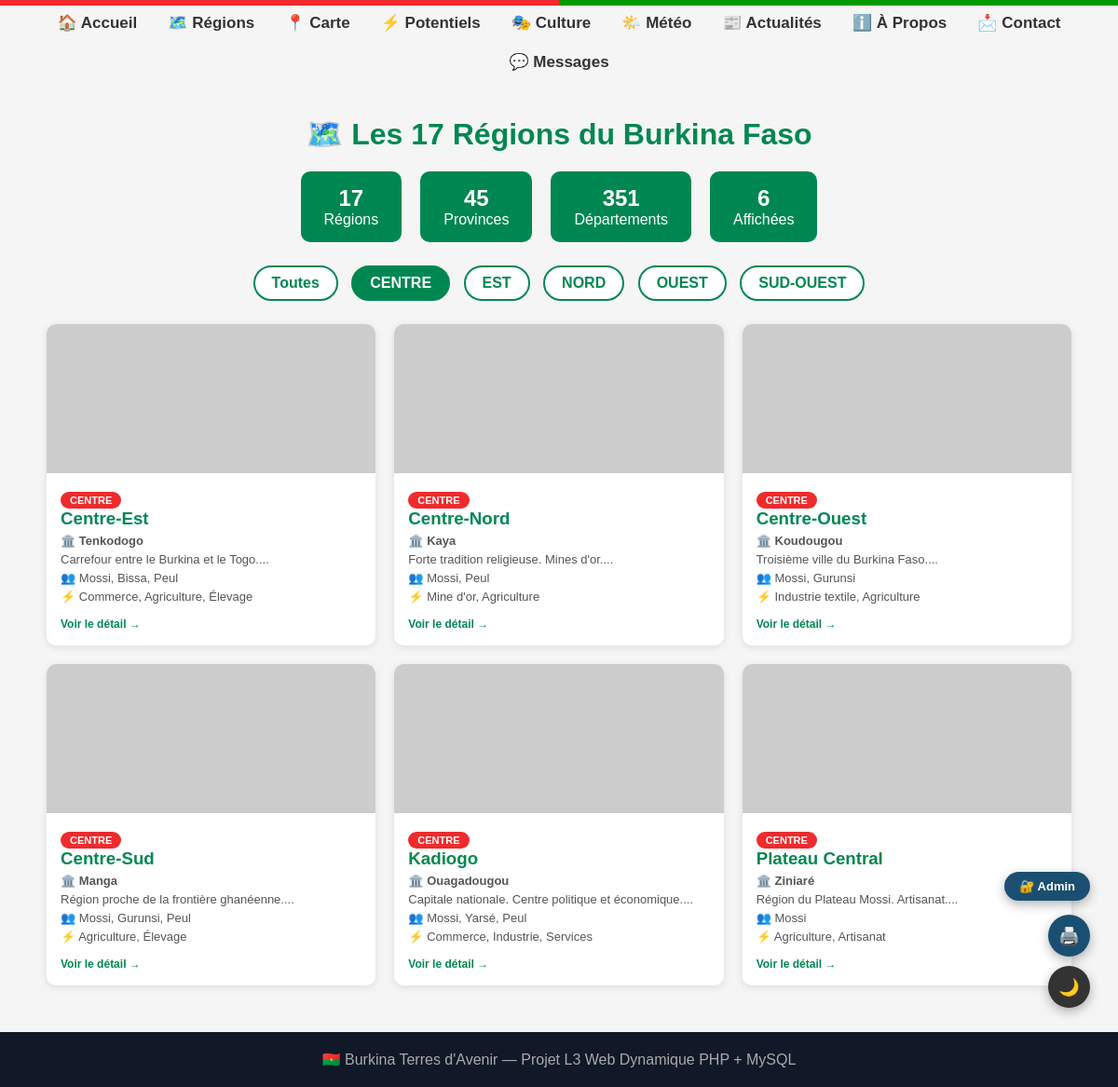
The app's page /regions.php?zone=centre with its own data.
### tables this page shows
CREATE TABLE IF NOT EXISTS regions (
  id INT AUTO_INCREMENT PRIMARY KEY,
  nom VARCHAR(100) NOT NULL,
  chef_lieu VARCHAR(100) NOT NULL,
  zone VARCHAR(50) NOT NULL,
  description TEXT,
  provinces INT DEFAULT 1,
  peuples VARCHAR(255),
  potentiels VARCHAR(255),
  image_url VARCHAR(500)
);

### regions.php (the view, shortened to what this page needs)
<?php require 'conn.php'; require 'tracker.php'; ?>
<!DOCTYPE html>
<html lang="fr">
<head>
</head>
<body>
<div class="flag-stripe"></div>
<nav style="display:flex;justify-content:center;align-items:center;gap:5px;flex-wrap:wrap;position:relative">
    <a href="accueil.php" style="color:#333;text-decoration:none;font-size:17px;font-weight:bold;padding:8px 14px">🏠 Accueil</a>
    <a href="regions.php" style="color:#333;text-decoration:none;font-size:17px;font-weight:bold;padding:8px 14px">🗺️ Régions</a>
    <a href="carte.php" style="color:#333;text-decoration:none;font-size:17px;font-weight:bold;padding:8px 14px">📍 Carte</a>
    <a href="potentiels.php" style="color:#333;text-decoration:none;font-size:17px;font-weight:bold;padding:8px 14px">⚡ Potentiels</a>
    <a href="culture.php" style="color:#333;text-decoration:none;font-size:17px;font-weight:bold;padding:8px 14px">🎭 Culture</a>
    <a href="meteo.php" style="color:#333;text-decoration:none;font-size:17px;font-weight:bold;padding:8px 14px">🌤️ Météo</a>
    <a href="actualites.php" style="color:#333;text-decoration:none;font-size:17px;font-weight:bold;padding:8px 14px">📰 Actualités</a>
    <a href="apropos.php" style="color:#333;text-decoration:none;font-size:17px;font-weight:bold;padding:8px 14px">ℹ️ À Propos</a>
    <a href="contact.php" style="color:#333;text-decoration:none;font-size:17px;font-weight:bold;padding:8px 14px">📩 Contact</a>
    <a href="messages.php" style="color:#333;text-decoration:none;font-size:17px;font-weight:bold;padding:8px 14px">💬 Messages</a>
  </nav>
<div class="container">
  <h1>🗺️ Les 17 Régions du Burkina Faso</h1>
<?php
$zone_filtre = isset($_GET["zone"]) ? $_GET["zone"] : "toutes";
$page = isset($_GET["page"]) ? max(1, intval($_GET["page"])) : 1;
$par_page = 17;
$offset = ($page - 1) * $par_page;
if ($zone_filtre === "toutes") {
  $total = mysqli_fetch_row(mysqli_query($conn, "SELECT COUNT(*) FROM regions"))[0];
  $sql = "SELECT * FROM regions ORDER BY nom LIMIT $par_page OFFSET $offset";
} else {
  $zone_safe = mysqli_real_escape_string($conn, $zone_filtre);
  $sql = "SELECT * FROM regions WHERE zone='$zone_safe' ORDER BY nom LIMIT $par_page OFFSET $offset";
}
$result = mysqli_query($conn, $sql);
$nb_regions = mysqli_num_rows($result);
$sql_zones = "SELECT DISTINCT zone FROM regions ORDER BY zone";
$result_zones = mysqli_query($conn, $sql_zones);
?>
  <div class="stats">
    <div class="stat"><strong>17</strong> Régions</div>
    <div class="stat"><strong>45</strong> Provinces</div>
    <div class="stat"><strong>351</strong> Départements</div>
    <div class="stat"><strong><?php echo $nb_regions; ?></strong> Affichées</div>
  </div>
  <div class="filtres">
    <a href="regions.php" class="<?php echo $zone_filtre==='toutes' ? 'actif' : ''; ?>">Toutes</a>
    <?php while ($z = mysqli_fetch_assoc($result_zones)): ?>
    <a href="regions.php?zone=<?php echo htmlspecialchars($z['zone']); ?>"
       class="<?php echo $zone_filtre===$z['zone'] ? 'actif' : ''; ?>">
      <?php echo strtoupper($z['zone']); ?>
    </a>
    <?php endwhile; ?>
  </div>
  <div class="grid">
<?php while ($region = mysqli_fetch_assoc($result)): ?>
    <a class="card" href="region.php?id=<?php echo $region['id']; ?>">
      <img src="<?php echo htmlspecialchars($region['image_url']); ?>"
           alt="<?php echo htmlspecialchars($region['nom']); ?>"
           onerror="this.src='https://via.placeholder.com/600x160/008751/white?text=<?php echo urlencode($region['nom']); ?>'">
      <div class="card-body">
        <span class="zone-badge"><?php echo strtoupper($region['zone']); ?></span>
        <h3><?php echo htmlspecialchars($region['nom']); ?></h3>
        <p>🏛️ <strong><?php echo htmlspecialchars($region['chef_lieu']); ?></strong></p>
        <p><?php echo htmlspecialchars(substr($region['description'], 0, 80)); ?>...</p>
        <p class="peuples">👥 <?php echo htmlspecialchars($region['peuples']); ?></p>
        <p class="potentiels">⚡ <?php echo htmlspecialchars($region['potentiels']); ?></p>
        <span class="voir-plus">Voir le détail →</span>
      </div>
    </a>
<?php endwhile; ?>
  </div>
</div>
<footer>🇧🇫 Burkina Terres d'Avenir — Projet L3 Web Dynamique PHP + MySQL</footer>
</body>
</html>

### regions.php (style rules this page uses)
body { font-family: Arial, sans-serif; background: #f5f5f5; margin: 0; padding: 0; }
.flag-stripe { height: 6px; background: linear-gradient(90deg, #EF2B2D 50%, #009A00 50%); }
.container { max-width: 1100px; margin: 40px auto; padding: 0 20px; }
h1 { color: #008751; text-align: center; }
.stats { display: flex; gap: 20px; justify-content: center; margin: 20px 0; flex-wrap: wrap; }
.stat { background: #008751; color: white; padding: 15px 25px; border-radius: 10px; text-align: center; }
.stat strong { display: block; font-size: 24px; }
.filtres { text-align: center; margin: 20px 0; }
.filtres a { display: inline-block; margin: 5px; padding: 8px 18px; background: white; border: 2px solid #008751; color: #008751; border-radius: 20px; text-decoration: none; font-weight: bold; }
.filtres a.actif, .filtres a:hover { background: #008751; color: white; }
.grid { display: flex; flex-wrap: wrap; gap: 20px; justify-content: center; margin-top: 20px; }
.grid > * { flex: 1 1 280px; max-width: 380px; }
.card { background: white; border-radius: 10px; overflow: hidden; box-shadow: 0 2px 8px rgba(0,0,0,0.1); text-decoration: none; color: inherit; display: block; transition: transform 0.2s; }
.card img { width: 100%; height: 160px; object-fit: cover; }
.card-body { padding: 15px; }
.card-body h3 { color: #008751; margin: 0 0 5px; }
.card-body p { color: #555; font-size: 13px; margin: 5px 0; }
.zone-badge { display: inline-block; background: #EF2B2D; color: white; padding: 3px 10px; border-radius: 10px; font-size: 11px; font-weight: bold; }
.peuples { color: #1B4F72; font-size: 12px; }
.potentiels { color: #008751; font-size: 12px; }
.voir-plus { display: inline-block; margin-top: 10px; color: #008751; font-size: 12px; font-weight: bold; }
footer { background: #111827; color: #aaa; text-align: center; padding: 20px; margin-top: 50px; }

### records on screen
regions: zone "CENTRE", nom "Centre-Est", chef_lieu "Tenkodogo", description "Carrefour entre le Burkina et le Togo.", peuples "Mossi, Bissa, Peul", potentiels "Commerce, Agriculture, Élevage"
regions: zone "CENTRE", nom "Centre-Nord", chef_lieu "Kaya", description "Forte tradition religieuse. Mines d'or.", peuples "Mossi, Peul", potentiels "Mine d'or, Agriculture"
regions: zone "CENTRE", nom "Centre-Ouest", chef_lieu "Koudougou", description "Troisième ville du Burkina Faso.", peuples "Mossi, Gurunsi", potentiels "Industrie textile, Agriculture"
regions: zone "CENTRE", nom "Centre-Sud", chef_lieu "Manga", description "Région proche de la frontière ghanéenne.", peuples "Mossi, Gurunsi, Peul", potentiels "Agriculture, Élevage"
regions: zone "CENTRE", nom "Kadiogo", chef_lieu "Ouagadougou", description "Capitale nationale. Centre politique et économique.", peuples "Mossi, Yarsé, Peul", potentiels "Commerce, Industrie, Services"
regions: zone "CENTRE", nom "Plateau Central", chef_lieu "Ziniaré", description "Région du Plateau Mossi. Artisanat.", peuples "Mossi", potentiels "Agriculture, Artisanat"

### other values on screen
$nb_regions "6"
$z['zone'] "CENTRE"
$z['zone'] "EST"
$z['zone'] "NORD"
$z['zone'] "OUEST"
$z['zone'] "SUD-OUEST"
